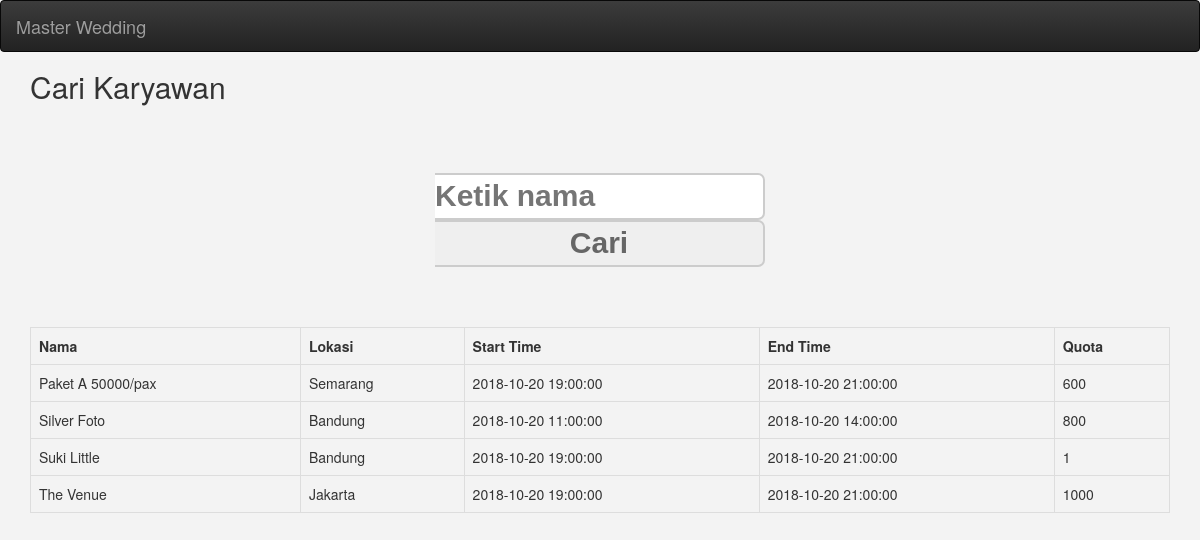
The page /index.php/welcome/cari_action on the database its author committed.
### tables this page shows
CREATE TABLE `item` (
  `id` int(11) NOT NULL,
  `jenisid` int(11) NOT NULL,
  `userid` int(11) UNSIGNED NOT NULL,
  `nama` varchar(255) NOT NULL,
  `lokasi` varchar(255) NOT NULL,
  `deskripsi` text NOT NULL,
  `starttime` datetime NOT NULL,
  `endtime` datetime NOT NULL,
  `quota` int(11) NOT NULL,
  `foto` text NOT NULL,
  `harga` float(10,2) NOT NULL,
  `stock` int(11) NOT NULL,
  `vendorid` int(11) NOT NULL
);

### application/controllers/Welcome.php (called while the page is built, shortened)
<?php
class Welcome extends CI_Controller {
    public function cari_action() {
        $nama = $this->input->post('nama');
        $this->load->model('item_model', 'item');
        $data['records'] = $this->item->find_by_nama($nama);
        $this->load->view('cari', $data);
    }
}

### index.php (called while the page is built, shortened)
<?php
require_once BASEPATH.'core/CodeIgniter.php';

### application/models/Item_model.php (called while the page is built, shortened)
<?php
class Item_model extends CI_Model{
    public function find_by_nama($nama) {
        $result = $this->db->query("SELECT item.*, jenis.type as typepaket FROM item INNER JOIN jenis ON item.jenisid=jenis.id WHERE item.nama LIKE '%$nama%'")->result_array();
        return $result;
    }
}

### application/views/cari.php (the view, shortened to what this page needs)
<?php
include APPPATH . 'views/fragment/header.php';
include APPPATH . 'views/fragment/menu.php';
?>
<main>
    <h2>Cari Karyawan</h2>
    <form action="<?= base_url("welcome/cari_action")?>"
          class="form-horizontal" name="formtambah" method="post" id="formtambah">
        <div class="form-group">
            <input type="text" name="nama" id="nama" placeholder="Ketik nama" size="30" required="required">
            <input type="submit" value="Cari" id="submit" name="submit">
        </div>
    </form>
    <table class="table table-bordered">
        <tr>
            <th>Nama</th>
            <th>Lokasi</th>
            <th>Start Time</th>
            <th>End Time</th>
            <th>Quota</th>
        </tr>
        <?php
        if (isset($records)) {
            foreach ($records as $idx => $data) {
                ?>
                <tr>
                    <td><?= $data['nama'] ?></td>
                    <td><?= $data['lokasi'] ?></td>
                    <td><?= $data['starttime'] ?></td>
                    <td><?= $data['endtime'] ?></td>
                    <td><?= $data['quota'] ?></td>
                </tr>
                <?php
            }
        }
        ?>
    </table>
</main>

### application/views/fragment/header.php (shortened to what this page needs)
<!DOCTYPE html>
<html>
    <head>
        <link rel="stylesheet" href="<?= BASE_ASSETS ?>/assets/bootstrap/css/bootstrap.min.css">
        <link rel="stylesheet" href="<?= BASE_ASSETS ?>masterwedding/assets/bootstrap/css/bootstrap-clockpicker.min.css">
        <link rel="stylesheet" href="<? ?>/style/style2.css">
        <link rel="stylesheet" href="<?= BASE_ASSETS ?>/assets/bootstrap/css/bootstrap-theme.min.css">
        <link rel="stylesheet" href="<?= BASE_ASSETS ?>/assets/bootstrap-datepicker/bootstrap-datepicker.css">
        <link rel="stylesheet" href="<?= BASE_ASSETS ?>/assets/bootstrap-datepicker/bootstrap-datetimepicker.css">
    </head>
    <body class="container">

### application/views/fragment/menu.php (shortened to what this page needs)
<div class="navbar navbar-fixed-top">
    <nav class="navbar navbar-inverse">
    <div class="container-fluid">
        <div class="navbar-header">
            <a class="navbar-brand " href="http://localhost/masterwedding/jenis/">Master Wedding</a>
        </div>
        <div class="collapse navbar-collapse" id="bs-example-navbar-collapse-1">
        </div>
    </div>
</nav>
</div>
<br><br>

### assets/style/style2.css (style rules this page uses)
html { box-sizing: border-box; font-family: 'PT Sans', sans-serif; -webkit-font-smoothing: antialiased; }
*, *:before, *:after { box-sizing: inherit; }
body { background-color: #f3f3f3; }
form { width: 100%; max-width: 300px; margin: 60px auto; }
form input { font-size: 30px; padding: 0; border: 2px solid #ccc; border-left: 0; width: 100%; color: #666; border-radius: 0 7px 7px 0; font-family: 'PT Sans', sans-serif; font-weight: bold; }

### rows shown on the page
item: nama "Paket A 50000/pax", lokasi "Semarang", starttime "2018-10-20 19:00:00", endtime "2018-10-20 21:00:00", quota "600"
item: nama "Silver Foto", lokasi "Bandung", starttime "2018-10-20 11:00:00", endtime "2018-10-20 14:00:00", quota "800"
item: nama "Suki Little", lokasi "Bandung", starttime "2018-10-20 19:00:00", endtime "2018-10-20 21:00:00", quota "1"
item: nama "The Venue", lokasi "Jakarta", starttime "2018-10-20 19:00:00", endtime "2018-10-20 21:00:00", quota "1000"
